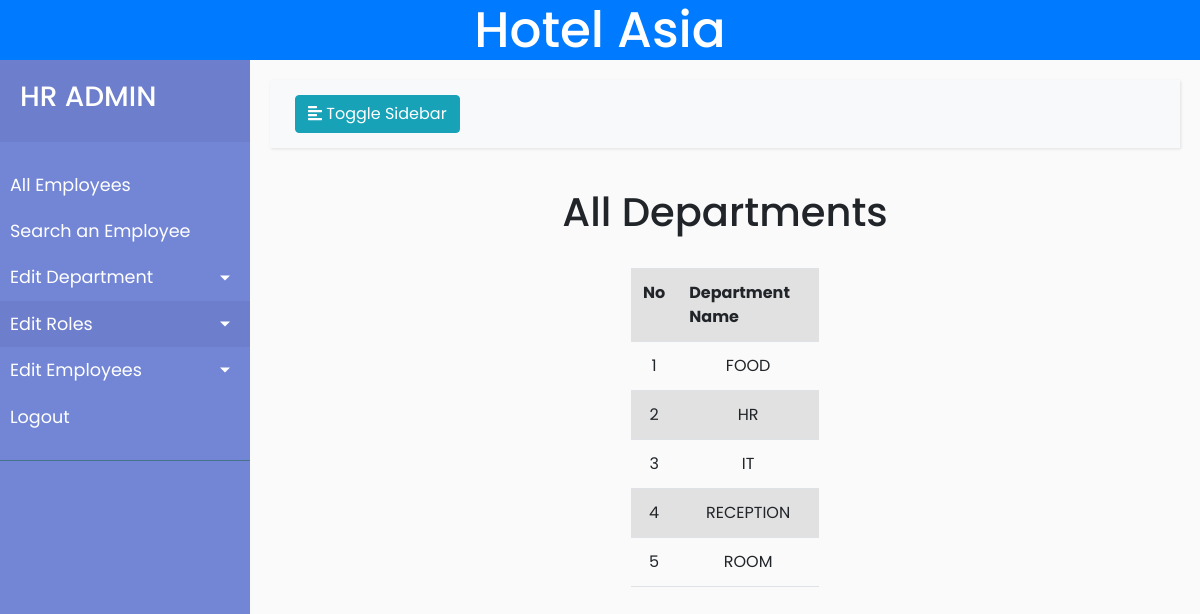
/admin/hr/showDepartment.php (signed in), run on the app's committed database.
### tables this page shows
CREATE TABLE `department` (
  `dp_id` int(11) NOT NULL,
  `dp_name` varchar(20) NOT NULL
);

### admin/hr/showDepartment.php (the view, shortened to what this page needs)
<!doctype html>
<html>
<head>
  <link rel="stylesheet" href="css\bootstrap.css">
  <link rel="stylesheet" href="css\style.css">
  <link rel="stylesheet" href="css\allemployee.css">
</head>
<body>
  <?php
    include 'header.php';
    include 'sidebar.php';
    ?>
    <div class="container-flud">
      <div class="row">
        <h1 class="header">All Departments</h1>
      </div>
      <br>
      <div class="row">
      <?php
              $conn = mysqli_connect("localhost","root","","hms") or die("Connection failed");
              $sql = "Select * from department";
              $result = mysqli_query($conn, $sql) or die("Query failed");
              if(mysqli_num_rows($result) >0) {
                ?>
                <table class="table table-striped m-auto" style="width:20%;">
                  <tr>
                    <th>No</th>
                    <th>Department Name</th>
                    </tr>
              <?php
              $n=1;
              while($row = mysqli_fetch_assoc($result)){
               ?>
               <tr>
                 <td><?php echo $n; $n=$n+1;?></td>
                 <td><?php echo strtoupper($row['dp_name']);?></td>
                 </tr>
                 <?php
                 }
               }
               else{
               }
                 ?>
               </table>
               </div>
    </div>
</body>
</html>

### admin/hr/css/style.css (style rules this page uses)
body { font-family: 'Poppins', sans-serif; background: #fafafa; }

### admin/hr/css/allemployee.css (style rules this page uses)
td,h1 { text-align: center; }

### data on the page
department: dp_name "FOOD"
department: dp_name "HR"
department: dp_name "IT"
department: dp_name "RECEPTION"
department: dp_name "ROOM"
